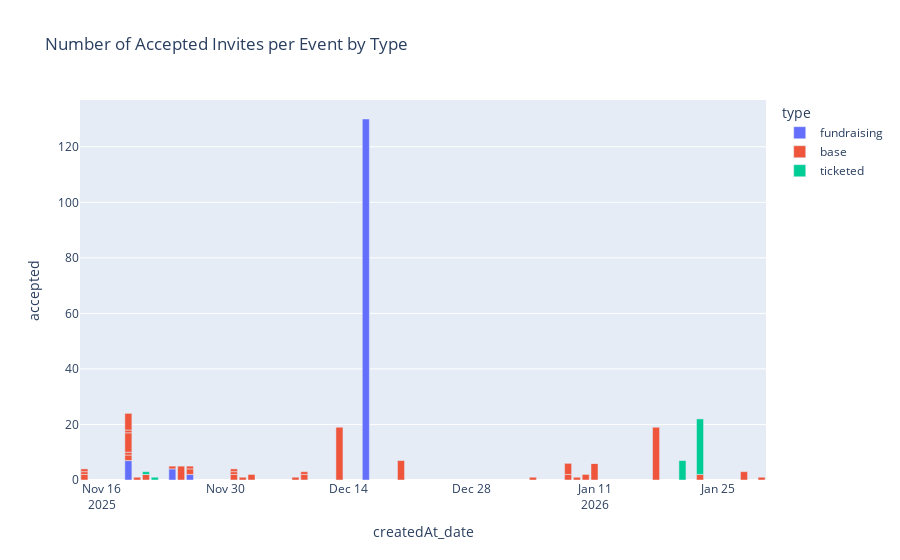

Notebook source saved alongside this figure:
### Code cell
#Plotting number of accepted invites per event by type
count_rsvp['createdAt_date'] = count_rsvp['createdAt'].dt.date
px.bar(count_rsvp[count_rsvp['type'] != 'checkin'], x='createdAt_date', y='accepted', color='type', title='Number of Accepted Invites per Event by Type').show()

### Figure 1 — Plotly figure (JSON) as saved in the notebook; plotly's stock layout.template omitted (floating-point values rounded to 4 significant figures)
{"data": [{"hovertemplate": "type=fundraising<br>createdAt_date=%{x}<br>accepted=%{y}<extra></extra>", "legendgroup": "fundraising", "marker": {"color": "#636efa", "pattern": {"shape": ""}}, "name": "fundraising", "orientation": "v", "showlegend": true, "textposition": "auto", "type": "bar", "x": ["2025-12-16", "2025-11-19", "2025-11-24", "2025-11-26"], "xaxis": "x", "y": [130.0, 7.0, 4.0, 2.0], "yaxis": "y"}, {"hovertemplate": "type=base<br>createdAt_date=%{x}<br>accepted=%{y}<extra></extra>", "legendgroup": "base", "marker": {"color": "#EF553B", "pattern": {"shape": ""}}, "name": "base", "orientation": "v", "showlegend": true, "textposition": "auto", "type": "bar", "x": ["2026-01-04", "2025-12-02", "2026-01-11", "2025-12-20", "2025-11-25", "2025-11-19", "2025-12-01", "2025-11-19", "2025-11-20", "2025-11-14", "2025-11-19", "2025-12-09", "2025-11-19", "2025-12-09", "2025-11-21", "2026-01-28", "2026-01-10", "2025-11-14", "2025-11-14", "2026-01-08", "2026-01-11", "2025-12-01", "2026-01-08", "2025-12-13", "2025-11-26", "2025-11-26", "2025-12-01", "2025-11-19", "2026-01-09", "2026-01-30", "2025-12-08", "2025-11-19", "2025-11-21", "2026-01-23", "2025-12-03", "2025-11-24", "2026-01-18"], "xaxis": "x", "y": [1.0, 1.0, 6.0, 7.0, 5.0, 0.0, 2.0, 2.0, 1.0, 2.0, 1.0, 2.0, 7.0, 1.0, 2.0, 3.0, 2.0, 1.0, 1.0, 2.0, 0.0, 1.0, 4.0, 19.0, 2.0, 1.0, 1.0, 1.0, 1.0, 1.0, 1.0, 6.0, 0.0, 2.0, 2.0, 1.0, 19.0], "yaxis": "y"}, {"hovertemplate": "type=ticketed<br>createdAt_date=%{x}<br>accepted=%{y}<extra></extra>", "legendgroup": "ticketed", "marker": {"color": "#00cc96", "pattern": {"shape": ""}}, "name": "ticketed", "orientation": "v", "showlegend": true, "textposition": "auto", "type": "bar", "x": ["2025-11-21", "2026-01-21", "2025-11-22", "2026-01-23"], "xaxis": "x", "y": [1.0, 7.0, 1.0, 20.0], "yaxis": "y"}], "layout": {"barmode": "relative", "legend": {"title": {"text": "type"}, "tracegroupgap": 0}, "title": {"text": "Number of Accepted Invites per Event by Type"}, "xaxis": {"anchor": "y", "domain": [0, 1], "title": {"text": "createdAt_date"}}, "yaxis": {"anchor": "x", "domain": [0, 1], "title": {"text": "accepted"}}}}
